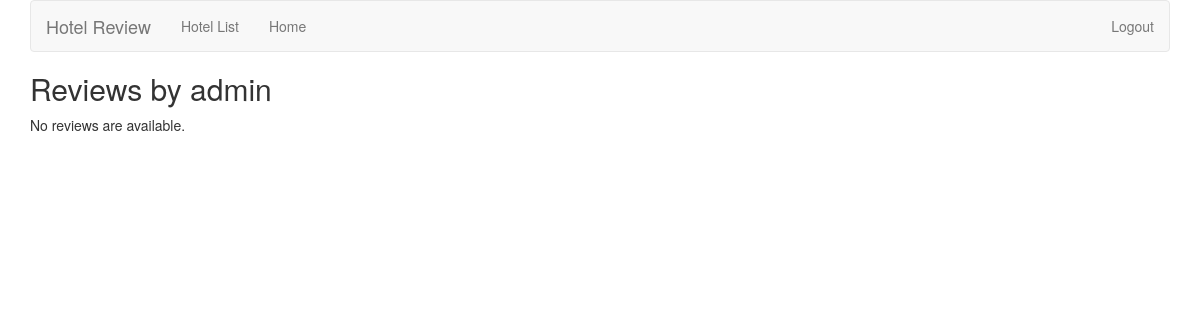
Page /hotelsite/hotelsite/user/ (signed in) on the earlier database version.
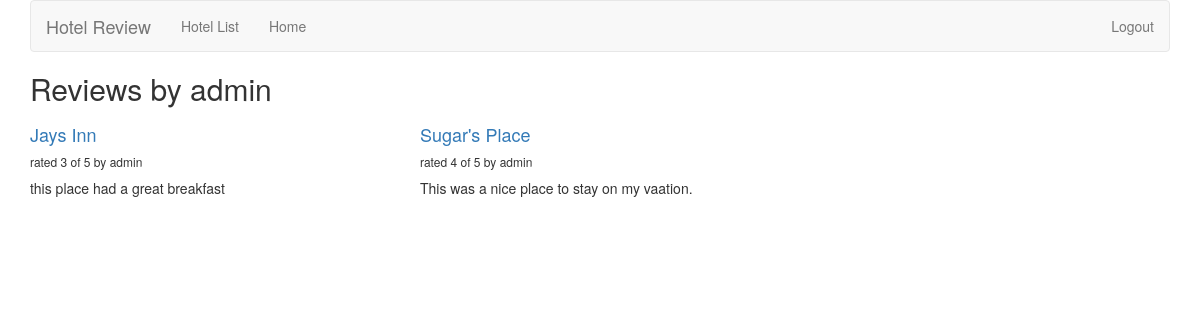
Same page on the later database version.
### hotelsite/models.py (models this page shows, shortened)
class Review(models.Model):
	RATING_CHOICES = (
        (1, '1'),
        (2, '2'),
        (3, '3'),
        (4, '4'),
        (5, '5'),
    )
	hotel = models.ForeignKey(Hotel, null=False, blank=False)
	user_name = models.CharField(max_length=25)
	date = models.DateTimeField('date_published')
	title = models.CharField(max_length= 50)
	description = models.TextField(max_length=5000)
	rating = models.IntegerField(choices=RATING_CHOICES)

class Hotel(models.Model):
	name = models.CharField(max_length=60)
	add1 = models.CharField(max_length=50)
	add2 = models.CharField(max_length=50, null=True, blank=True)
	city = models.CharField(max_length=50)
	state = models.CharField(max_length= 2)
	zipcode = models.CharField(max_length=5)

### hotelsite/views.py (the view)
# urls.py: url(r'^hotelsite/user/(?P<username>\w+)/$', views.user_review_list, name='user_review_list'),
def user_review_list(request, username=None):
    if not username:
        username = request.user.username
        review_list = Review.objects.filter(user_name=username).order_by('-date')
        context = {'review_list':review_list, 'username':username}
        return render(request, 'user_review_list.html', context)

### hotelsite/templates/user_review_list.html
{% extends 'review_list.html' %}
{% block title %}
<h2>Reviews by {{ username }}</h2>
{% endblock %}

### hotelsite/templates/review_list.html (shortened to what this page needs)
{% extends 'base.html' %}
{% block content %}
{% if review_list %}
<div class="row">
    {% for review in review_list %}
    <div class="col-xs-6 col-lg-4">
<h4><a href="{% url 'hotelsite:review_detail' review.id %}">
        {{ review.hotel.name }}
        </a></h4>
        <h6>rated {{ review.rating }} of 5 by {{ review.user_name }}</h6>
        <p>{{ review.description }}</p>
    </div>
    {% endfor %}
</div>
{% else %}
<p>No reviews are available.</p>
{% endif %}
{% endblock %}

Differences in the rows shown:
now on this page (row edited): Review: hotel.name "Jays Inn", rating "3", user_name "admin", description "this place had a great breakfast"
now on this page (row edited): Review: hotel.name "Sugar's Place", rating "4", user_name "admin", description "This was a nice place to stay on my vaation."
Other differences:
text no longer shown: "No reviews are available."
